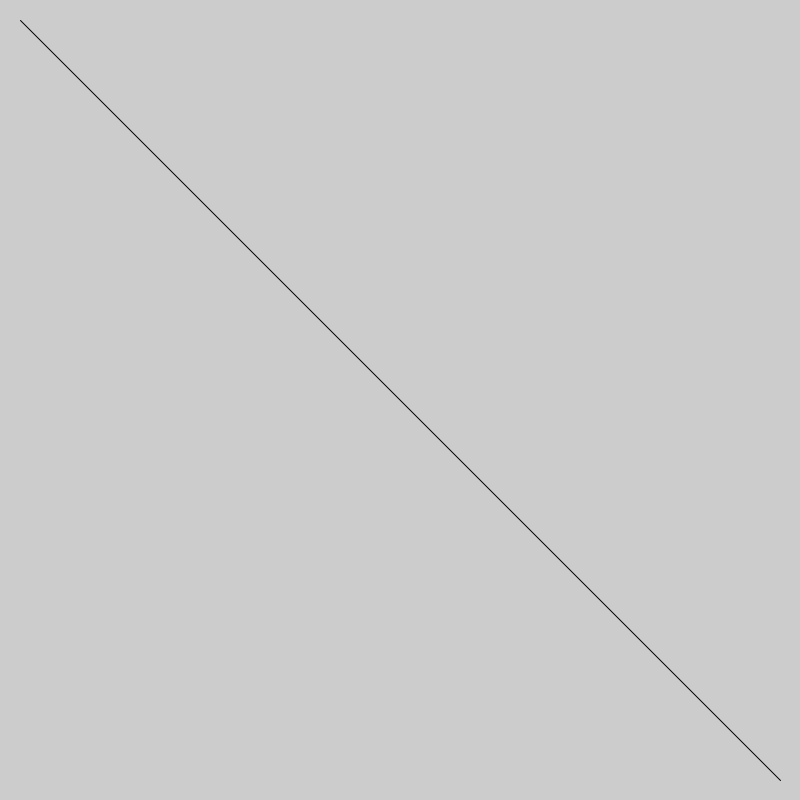
Frame 1 (no input)
Frame 60 (the mouse pressed at the canvas centre just before this capture): identical to frame 1, image omitted
Frame 120 (the mouse held since frame 60 and released just before this capture): identical to frame 1, image omitted

The Processing sketch that drew this single still picture (run headless with seeded random() and noise(); from frame 60 on, the mouse is pressed at the canvas centre):

// Processing sketch: Make_Processing_5_9_TapAKey
// ── Make_Processing_5_9_TapAKey.pde


void setup() {
  size(800, 800);
  smooth();
  //rectMode(CENTER);
}

void draw() {
  background(204);
  line(20, 20, width-20, height-20);
  if (keyPressed) {
    line(width-20, 20, 20, height-20);
  }
}
